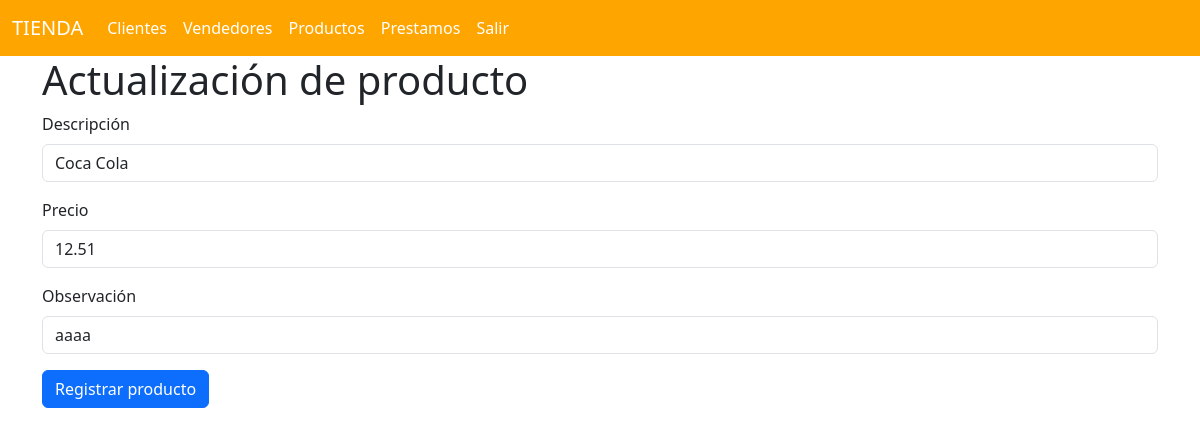
The app's page /productos/edit/1, older data.
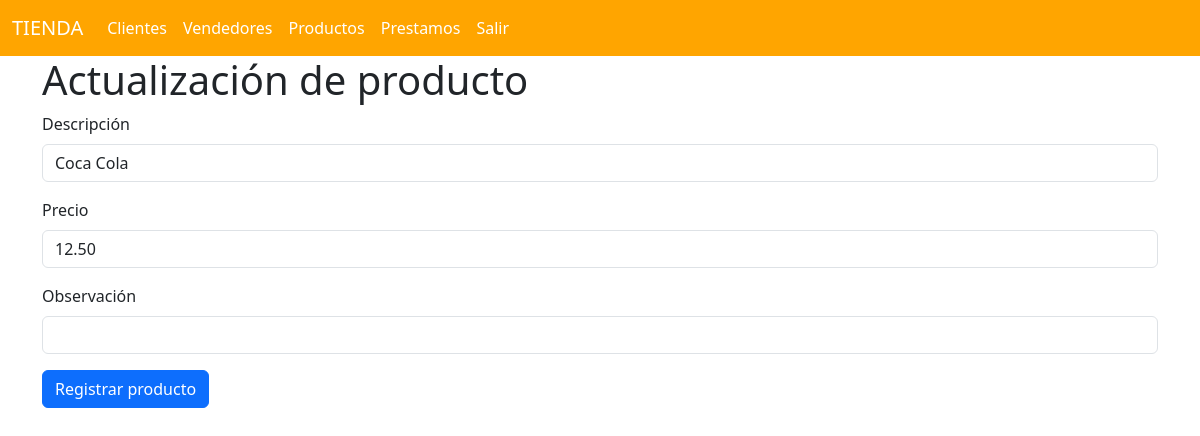
The same page, newer data.
### models/producto_model.py (models this page shows, shortened)
class Producto(db.Model):
    __tablename__ = "productos"
    id = db.Column(db.Integer, primary_key = True)
    descripcion = db.Column(db.String(100), nullable=False)
    precio = db.Column(db.Float(3,2), nullable=False)
    obs = db.Column(db.String(100), nullable=False)
    prestamos = db.relationship('Prestamo', back_populates='producto')
    @staticmethod
    def get_by_id(id):
        return Producto.query.get(id)

### controllers/producto_controller.py (the view)
@producto_bp.route("/edit/<int:id>", methods = ['GET','POST'])
def edit(id):
    producto = Producto.get_by_id(id)
    if request.method == 'POST':
        descripcion = request.form['descripcion']
        precio = request.form['precio']
        obs = request.form['obs']
        producto.update(descripcion=descripcion, precio=precio, obs=obs)
        return redirect(url_for('producto.index'))
    return producto_view.edit(producto)

### views/producto_view.py (called while the page is built)
def edit(producto):
    return render_template('productos/edit.html', producto=producto)

### templates/productos/edit.html (shortened to what this page needs)
{% extends 'base.html' %}
{% block content %}
<h1>Actualización de producto</h1>
<form action="{{url_for('producto.edit', id=producto.id)}}" method="POST">
    <div class="mb-3">
        <label for="" class="form-label">Descripción</label>
        <input type="text" class="form-control" name="descripcion" value="{{producto.descripcion}}" required>
    </div>
    <div class="mb-3">
        <label for="" class="form-label">Precio</label>
        <input type="number" class="form-control" name="precio" min="0" step="0.01" value="{{'%.2f'% producto.precio}}" required>
    </div>
    <div class="mb-3">
        <label for="" class="form-label">Observación</label>
        <input type="text" class="form-control" name="obs" value="{{producto.obs}}">
    </div>
    <button type="submit" class="btn btn-primary">Registrar producto</button>
</form>
{% endblock %}

Row changes from the older to the newer data that the page shows:
changed Producto "Coca Cola": precio "12.51" → "12.50"; obs "aaaa" → (not shown)
